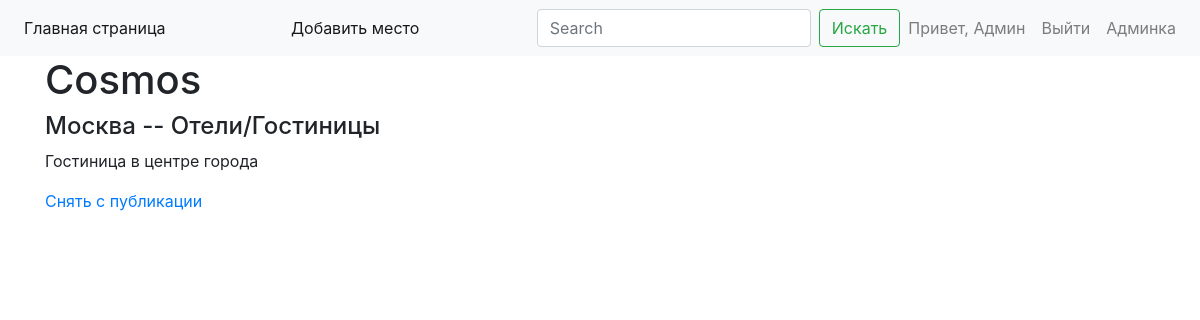
Screenshot of /admin/show_place_status/Cosmos (signed in) with the database file from the repository.
### allabouttravel_app/user/models.py (models this page shows, shortened)
class User(db.Model, UserMixin):
    __tablename__ = 'users'
    id = db.Column(db.Integer, primary_key=True, autoincrement=True)
    name = db.Column(db.String, nullable=False)
    second_name = db.Column(db.String, nullable=False)
    email = db.Column(db.String, index=True, unique=True, nullable=False)
    password = db.Column(db.String)
    is_admin = db.Column(db.Boolean, index=True, default=False)
    added_places = db.relationship('Place')

### allabouttravel_app/place/models.py (models this page shows, shortened)
class Place(db.Model):
    __tablename__ = 'places'
    id = db.Column(db.Integer, primary_key=True, autoincrement=True)
    title = db.Column(db.String, unique=True, nullable=False)
    description = db.Column(db.Text)
    is_verified = db.Column(db.Boolean, default=False, nullable=False)
    city_id = db.Column(db.Integer, db.ForeignKey('cities.id'))
    category_id = db.Column(db.Integer, db.ForeignKey('categories.id'))
    user_id = db.Column(db.Integer, db.ForeignKey('users.id'))

class City(db.Model):
    __tablename__ = 'cities'
    id = db.Column(db.Integer, primary_key=True, autoincrement=True)
    title = db.Column(db.String, index=True, unique=True, nullable=False)
    country_id = db.Column(db.Integer, db.ForeignKey('countries.id'))
    places = db.relationship('Place')

class Category(db.Model):
    __tablename__ = 'categories'
    id = db.Column(db.Integer, primary_key=True, autoincrement=True)
    title = db.Column(db.String, index=True, unique=True, nullable=False)
    places = db.relationship('Place')

### allabouttravel_app/admin/views.py (the view)
@blueprint.route('/show_place_status/<alias>')
@admin_required
def show_place_status(alias):
    place, city, category = get_place_info(alias)
    title = place.title
    return render_template('admin/show_place_status.html', title=title, place=place, city=city, category=category)

### allabouttravel_app/__init__.py (called while the page is built)
def create_app():
    app = Flask(__name__)
    app.config.from_pyfile('config.py')
    db.init_app(app)
    login_manager = LoginManager()
    login_manager.init_app(app)
    login_manager.login_message = "Авторизуйтесь для доступа к закрытым страницам"
    login_manager.login_view = 'user.login'
    app.register_blueprint(admin_blueprint)
    app.register_blueprint(place_blueprint)
    app.register_blueprint(user_blueprint)
    @login_manager.user_loader
    def load_user(user_id):
        return User.query.get(user_id)
    return app

### allabouttravel_app/get_place_info.py (called while the page is built)
def get_place_info(place_title):
    place, city, category = db.session.query(
        Place, City.title, Category.title
    ).join(City, Place.city_id == City.id
    ).join(Category, Place.category_id == Category.id).filter(
    Place.title == place_title).first()
    return (place, city, category)

### allabouttravel_app/templates/admin/show_place_status.html
{% extends 'base.html' %}
{% block content %}
<h4>{{ city }} --  {{ category }}</h4>
<p>{{ place.description }}</p>
{% if not place.is_verified %}
    <p><a href="{{ url_for('admin.change_place_status', alias=place.title) }}">Опубликовать</a></p>
{% else %}
    <p><a href="{{ url_for('admin.change_place_status', alias=place.title) }}">Снять с публикации</a></p>
{% endif %}
{% endblock %}

### allabouttravel_app/templates/base.html (shortened to what this page needs)
<!doctype html>
<html lang="en">
  <head>
    <link rel="stylesheet" href="https://cdn.jsdelivr.net/npm/bootstrap@4.1.3/dist/css/bootstrap.min.css">
  </head>
  <body>
    {% include 'menu.html' %}
    <div class="container">
      <h1>{{ title }}</h1>
          {% block content %}{% endblock %}
    </div>
  </body>
</html>

### allabouttravel_app/templates/menu.html (shortened to what this page needs)
<nav class="navbar navbar-expand-lg navbar-light bg-light">
    <div class="collapse navbar-collapse" id="navbarSupportedContent">
        <ul class="navbar-nav mr-auto">
            <li class="nav-item active">
                <a class="nav-link" href="{{ url_for('place.index') }}">Главная страница</a>
            </li>
        </ul>
        <ul class="navbar-nav mr-auto">
            <li class="nav-item active">
                <a class="nav-link" href="{{ url_for('place.add_place') }}">Добавить место</a>
            </li>
        </ul>
        <form class="form-inline my-2 my-lg-0">
            <input class="form-control mr-sm-2" type="search" placeholder="Search" aria-label="Search">
            <button class="btn btn-outline-success my-2 my-sm-0" type="submit">Искать</button>
        </form>
        <ul class="navbar-nav">
            {% if current_user.is_authenticated %}
                <li class="nav-item">
                    <span class="nav-link">Привет, {{ current_user.name }}</span>
                </li>
                <li class="nav-item">
                    <a class="nav-link" href="{{ url_for('user.logout') }}">Выйти</a>
                </li>
                {% if current_user.is_admin %}
                    <li  class="nav-item">
                        <a class="nav-link" href="{{ url_for('admin.index') }}">Админка</a>
                    </li>
                {% endif %}
            {% endif %}
        </ul>
    </div>
</nav>

### rows the page displays
User: name "Админ"
Place: title "Cosmos", description "Гостиница в центре города"
City: title "Москва"
Category: title "Отели/Гостиницы"
